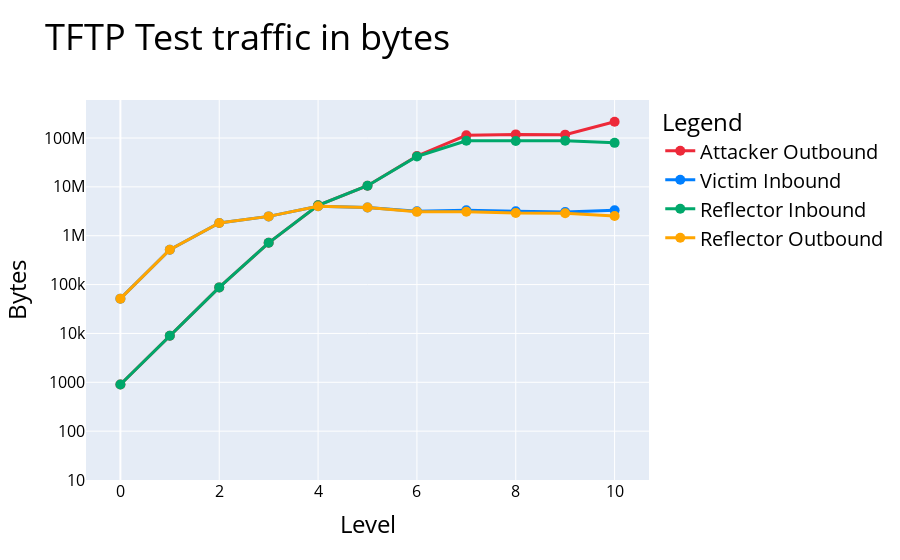

Notebook code for this chart:
### Markdown cell above
### Plotting

### Code cell
PlotLevelAttackData(attackerStats,victimStats,reflectorStats,Protocol,BytesOrPackets,Tool)

### Figure 1 — Plotly figure (JSON) as saved in the notebook; plotly's stock layout.template omitted (floating-point values rounded to 4 significant figures)
{"data": [{"hovertemplate": "variable=Attacker Outbound<br>Level=%{x}<br>value=%{y}<extra></extra>", "legendgroup": "Attacker Outbound", "line": {"color": "#ED2939", "dash": "solid", "width": 3}, "marker": {"size": 10, "symbol": "circle"}, "mode": "lines+markers", "name": "Attacker Outbound", "orientation": "v", "showlegend": true, "type": "scatter", "x": [0, 1, 2, 3, 4, 5, 6, 7, 8, 9, 10], "xaxis": "x", "y": [900, 9000, 87600, 715800, 4200960, 10570740, 42887280, 113922480, 118607400, 117188340, 215641320], "yaxis": "y"}, {"hovertemplate": "variable=Victim Inbound<br>Level=%{x}<br>value=%{y}<extra></extra>", "legendgroup": "Victim Inbound", "line": {"color": "#007FFF", "dash": "solid", "width": 3}, "marker": {"size": 10, "symbol": "circle"}, "mode": "lines+markers", "name": "Victim Inbound", "orientation": "v", "showlegend": true, "type": "scatter", "x": [0, 1, 2, 3, 4, 5, 6, 7, 8, 9, 10], "xaxis": "x", "y": [51540, 515400, 1823388, 2489146, 3998028, 3769330, 3181882, 3324972, 3164170, 3061506, 3306768], "yaxis": "y"}, {"hovertemplate": "variable=Reflector Inbound<br>Level=%{x}<br>value=%{y}<extra></extra>", "legendgroup": "Reflector Inbound", "line": {"color": "#00A86B", "dash": "solid", "width": 3}, "marker": {"size": 10, "symbol": "circle"}, "mode": "lines+markers", "name": "Reflector Inbound", "orientation": "v", "showlegend": true, "type": "scatter", "x": [0, 1, 2, 3, 4, 5, 6, 7, 8, 9, 10], "xaxis": "x", "y": [900, 9000, 87600, 715882, 4201042, 10570740, 41926080, 87821842, 86906002, 88363740, 79580460], "yaxis": "y"}, {"hovertemplate": "variable=Reflector Outbound<br>Level=%{x}<br>value=%{y}<extra></extra>", "legendgroup": "Reflector Outbound", "line": {"color": "orange", "dash": "solid", "width": 3}, "marker": {"size": 10, "symbol": "circle"}, "mode": "lines+markers", "name": "Reflector Outbound", "orientation": "v", "showlegend": true, "type": "scatter", "x": [0, 1, 2, 3, 4, 5, 6, 7, 8, 9, 10], "xaxis": "x", "y": [51540, 515400, 1823388, 2489146, 3998028, 3769330, 3082598, 3087582, 2908100, 2885362, 2530402], "yaxis": "y"}], "layout": {"legend": {"font": {"color": "black", "size": 20}, "title": {"font": {"color": "black", "size": 24}, "text": "Legend"}, "tracegroupgap": 0}, "title": {"font": {"color": "black", "size": 36}, "text": "TFTP Test traffic in bytes"}, "xaxis": {"anchor": "y", "domain": [0, 1], "tickfont": {"color": "black", "size": 16}, "title": {"font": {"color": "black", "size": 24}, "text": "Level"}}, "yaxis": {"anchor": "x", "domain": [0, 1], "range": [1, 8.778], "tickfont": {"color": "black", "size": 16}, "title": {"font": {"color": "black", "size": 24}, "text": "Bytes"}, "type": "log"}}}
